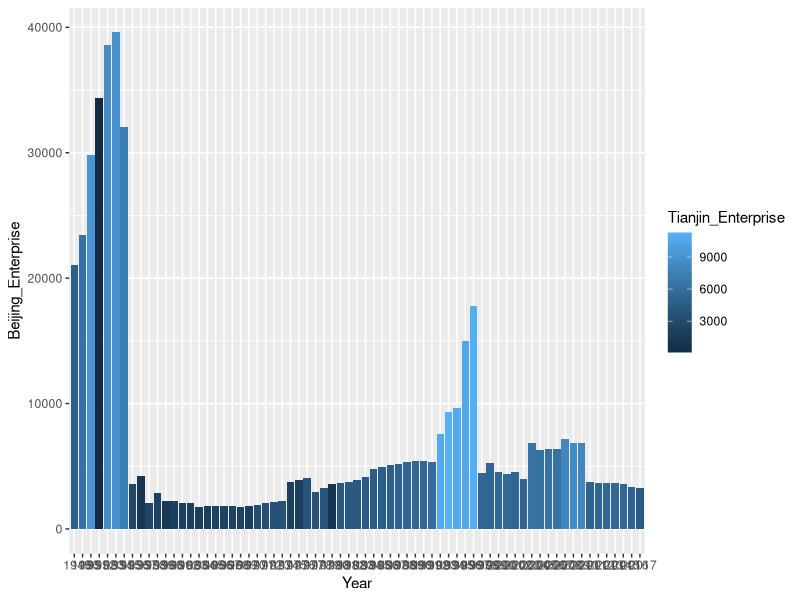

Source code (R): (Note: this script raises an error after producing the figure.)
## ---- chunk 1
knitr::opts_chunk$set(echo = TRUE)
library(tidyverse)
library(dplyr)
## ---- chunk 2
(echo = TRUE)
###Collect data from the "China_EO_49to17.csv" file
Data <- read.csv("China_EO_49to17.csv", fileEncoding = "latin1")
## ---- chunk 3
###Create plot that is imported from the Year and Beijing_Enterprise columns
p <-ggplot(data = Data, aes(Year, Beijing_Enterprise))

###Imports third colum from the Tianjin_Enterprise column changing the bar to a different shade of blue 
p +geom_bar(stat="identity", aes(fill =Tianjin_Enterprise))
## ---- chunk 4
ggplot(chineseData) +
  geom_line(mapping = aes(x = Year, y = Beijing_Output, color = "red"))+
  geom_line(mapping = aes(x = Year, y = Beijing_Enterprise, color = "blue"))+
  labs(title="Beijing output vs.Amount of Enterprise", x = "Year", y = "")+
  scale_color_manual(labels = c("Output in RMD per 100 million", "number of Enterprises"), values = c("red", "blue"))
ggplot(chineseData) +
  geom_line(mapping = aes(x = Year, y = Shanghai_Output, color = "red"))+
  geom_line(mapping = aes(x = Year, y = Shanghai_Enterprise, color = "blue"))+
  labs(title="Shanghai output vs.Amount of Enterprise (Southeastern China", x = "Year", y = "")+
  scale_color_manual(labels = c("Output in RMD per 100 million", "number of Enterprises"), values = c("red", "blue"))
ggplot(chineseData) +
  geom_line(mapping = aes(x = Year, y = Shanxi_Output, color = "red"))+
  geom_line(mapping = aes(x = Year, y = Shanxi_Enterprise, color = "blue"))+
  labs(title="Shanxi output vs.Amount of Enterprise (central-Eastern China", x = "Year", y = "")+
  scale_color_manual(labels = c("Output in RMD per 100 million", "number of Enterprises"), values = c("red", "blue"))
ggplot(chineseData) +
  geom_line(mapping = aes(x = Year, y = Fujian_Output, color = "red"))+
  geom_line(mapping = aes(x = Year, y = Fujian_Enterprise, color = "blue"))+
  labs(title="Fujian output vs.Amount of Enterprise (Greater Guangdong)", x = "Year", y = "")+
  scale_color_manual(labels = c("Output in RMD per 100 million", "number of Enterprises"), values = c("red", "blue"))
ggplot(chineseData) +
  geom_line(mapping = aes(x = Year, y = Ningxia_Output, color = "red"))+
  geom_line(mapping = aes(x = Year, y = Ningxia_Enterprise, color = "blue"))+
  labs(title="Ningxia output vs.Amount of Enterprise (Northwest China)", x = "Year", y = "")+
  scale_color_manual(labels = c("Output in RMD per 100 million", "number of Enterprises"), values = c("red", "blue"))
ggplot(chineseData) +
  geom_line(mapping = aes(x = Year, y = Qinghai_Output, color = "red"))+
  geom_line(mapping = aes(x = Year, y = Qinghai_Enterprise, color = "blue"))+
  labs(title="Qinghai output vs.Amount of Enterprise (West China)", x = "Year", y = "")+
  scale_color_manual(labels = c("Output in RMD per 100 million", "number of Enterprises"), values = c("red", "blue"))
ggplot(chineseData) +
  geom_line(mapping = aes(x = Year, y = Liaoning_Output, color = "red"))+
  geom_line(mapping = aes(x = Year, y = Liaoning_Enterprise, color = "blue"))+
  labs(title="Liaoning output vs.Amount of Enterprise (Northeast China)", x = "Year", y = "")+
  scale_color_manual(labels = c("Output in RMD per 100 million", "number of Enterprises"), values = c("red", "blue"))
ggplot(chineseData) +
  geom_line(mapping = aes(x = Year, y = Sichuan_Output, color = "red"))+
  geom_line(mapping = aes(x = Year, y = Sichuan_Enterprise, color = "blue"))+
  labs(title="Shichuan output vs.Amount of Enterprise (Southwest China)", x = "Year", y = "")+
  scale_color_manual(labels = c("Output in RMD per 100 million", "number of Enterprises"), values = c("red", "blue"))
## ---- chunk 5
library(ggplot2)
ggplot(shanghai_data) +
  geom_bar(mapping = aes(x = Year, y = Total_Number_of_Employed_Persons_by_10000), stat = "identity") + 
  labs(title = "Total Population of the Employed in Shanghai",
       x = "Year",
       y = "Total Population(By 10000 persons)") +
  coord_flip()
## ---- chunk 6
###Create plot that is imported from year and Hebei_Enterprise columns 
Test1 <-ggplot(data = Data, aes(Year, Hebei_Enterprise))

###Imports third column from the Shaanxi_Enterprise column changing the bar to a different shade of blue
Test1 +geom_bar(stat="identity", aes(fill =Shaanxi_Enterprise))

#Columns Hebei_Enterprise and Shaanxi_Enterprise during the same years shows a correlation. The provinces show correlation in incline and decline during the same periods of time.
## ---- chunk 7
###Create plot that is imported from year and Shanghai_Enterprise columns 
Test2 <-ggplot(data = Data, aes(Year, Shanghai_Enterprise))

###Imports third column from the Liaoning_Enterprise column changing the bar to a different shade of blue
Test2 +geom_bar(stat="identity", aes(fill =Liaoning_Enterprise))

#Columns Shanghai_Enterprise and Liaoning_Enterprise during the same years show a correlation later in the years. Earlier, there doesnt seem to be any correlation
## ---- chunk 8
###Create plot that is imported from year and Zhejiang_Enterprise columns 
Test3 <-ggplot(data = Data, aes(Year, Zhejiang_Enterprise))

###Imports third column from the Ningxia_Enterprise column changing the bar to a different shade of blue
Test3 +geom_bar(stat="identity", aes(fill =Ningxia_Enterprise))

#Columns Zhejiang_Enterprise and Ningxia_Enterprise during the same years show a correlation. The provinces show correlation in incline and decline during the same period of time.
